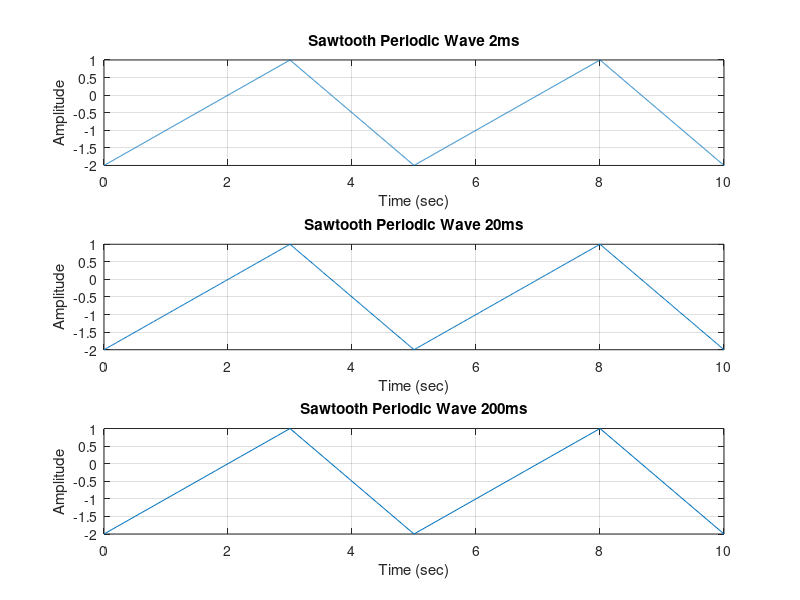

Reproduce this figure in MATLAB.
T = 5;  %perioada 
F = 1/T   ;%frecventa
  % 2ms
x = 0:0.002:10; 
a = -0.5 + 1.5*sawtooth(2*pi*F*x,3/5)
subplot(3,1,1)
plot(x,a)
grid
xlabel('Time (sec)')
ylabel('Amplitude')
title('Sawtooth Periodic Wave 2ms')


% 20ms
x = 0:0.02:10; 
a = -0.5 + 1.5*sawtooth(2*pi*F*x,3/5);
subplot(3,1,2)
plot(x,a)
grid
xlabel('Time (sec)')
ylabel('Amplitude')
title('Sawtooth Periodic Wave 20ms')

% 200ms
x = 0:0.2:10; 
a = -0.5 + 1.5*sawtooth(2*pi*F*x,3/5);
subplot(3,1,3)
plot(x,a)
grid
xlabel('Time (sec)')
ylabel('Amplitude')
title('Sawtooth Periodic Wave 200ms')